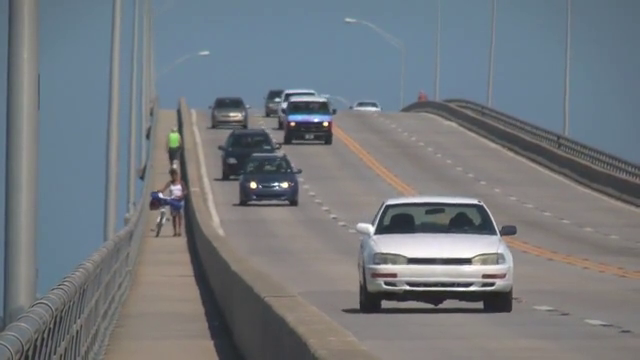
#> input picture frame 91 of Easy.mp4, 640 x 360 px
$ python new_estimateAllTranslation.py
#> lines starting #> are read from the running program, lines starting #| are printed output that depends on the picture
### new_getFeatures.py
import pdb
import cv2
import numpy as np

from skimage.feature import corner_harris, corner_shi_tomasi, peak_local_max

def getFeatures(img,bbox,use_shi=True):
    n_object = len(bbox)
    N = 0
    temp = np.empty((n_object,),dtype=np.ndarray)   # temporary storage of x,y coordinates
    for i in range(n_object):
        (xmin, ymin, boxw, boxh) = cv2.boundingRect(bbox[i,:,:].astype(int))
        roi = img[ymin:ymin+boxh,xmin:xmin+boxw]

        corners = cv2.goodFeaturesToTrack(roi,25,0.1,5)
        corners = np.int0(corners.squeeze())

        coordinates = np.zeros((corners.shape)).astype(int)
        coordinates[:,1] = corners[:,0] + xmin
        coordinates[:,0] = corners[:,1] + ymin
        temp[i] = coordinates
        if coordinates.shape[0] > N:
            N = coordinates.shape[0]

    x = np.full((N,n_object),-1)
    y = np.full((N,n_object),-1)
    for i in range(n_object):
        n_feature = temp[i].shape[0]
        x[0:n_feature,i] = temp[i][:,1]
        y[0:n_feature,i] = temp[i][:,0]
    return x,y

# [31 lines that do not run on import are left out]


### new_estimatefeatureTranslation.py
import numpy as np
import cv2


from PIL import Image
from scipy import interpolate

import pdb

WINDOW_SIZE = 25

def estimateFeatureTranslation(startX,startY,Ix,Iy,img1,img2):
    x_iter = startX
    y_iter = startY

    img1_gray = cv2.cvtColor(img1, cv2.COLOR_RGB2GRAY)
    img2_gray = cv2.cvtColor(img2, cv2.COLOR_RGB2GRAY)

    x_range = np.arange(Ix.shape[1])
    y_range = np.arange(Ix.shape[0])

    Img1_interp = interpolate.interp2d(x_range,y_range,img1_gray,kind='cubic')
    Img2_interp = interpolate.interp2d(x_range,y_range,img2_gray,kind='cubic')
    Ix_interp = interpolate.interp2d(x_range,y_range,Ix,kind='cubic')
    Iy_interp = interpolate.interp2d(x_range,y_range,Iy,kind='cubic')

    x_interp = np.arange(y_iter-12,y_iter+12)[:24]
    y_interp = np.arange(x_iter-12,x_iter+12)[:24]

    Img2_small = Img2_interp(y_interp,x_interp)
    Img1_small = Img1_interp(y_interp,x_interp)
    It_small = Img1_small-Img2_small

    I1_value = Img1_small.flatten()
    Ix_small = Ix_interp(y_interp,x_interp)
    Ix_value = Ix_small.flatten()
    Iy_small = Iy_interp(y_interp,x_interp)
    Iy_value = Iy_small.flatten()


    I = np.vstack((Ix_value,Iy_value))
    a = np.sum(np.square(Ix_value))
    b = np.sum(Ix_value*Iy_value)
    c = np.sum(np.square(Iy_value))
    A = np.array([[a,b],[b,c]])


    iteration=0
    while iteration<15:
        iteration = iteration+1
        x_interp = np.arange(y_iter-12,y_iter+12)[:24]
        y_interp = np.arange(x_iter-12,x_iter+12)[:24]
        I2_value = Img2_interp(y_interp,x_interp)
        I2_value = I2_value.flatten()

        Ip = (I2_value-I1_value).reshape((-1,1))
        b = -I.dot(Ip)
        u_v = np.linalg.inv(A).dot(b)

        x_iter += u_v[0,0]
        y_iter += u_v[1,0]

    return x_iter, y_iter

### new_estimateAllTranslation.py
import numpy as np
import cv2

from new_getFeatures import getFeatures

import pdb

from new_estimatefeatureTranslation import estimateFeatureTranslation

# from estTrans import estimateTranslation

def estimateAllTranslation(startXs,startYs,img1, img2):
    I = cv2.cvtColor(img1,cv2.COLOR_RGB2GRAY)
    I = cv2.GaussianBlur(I,(5,5),0.2)
    Iy, Ix = np.gradient(I.astype(float))

    startXs_flat = startXs.flatten()
    startYs_flat = startYs.flatten()

    newXs = -1*np.ones(startXs_flat.shape)
    newYs = -1*np.ones(startYs_flat.shape)
    for i in range(len(startXs_flat)):
        if startXs_flat[i] != -1:
            newXs[i], newYs[i] = estimateFeatureTranslation(startXs_flat[i], startYs_flat[i], Ix, Iy, img1, img2)
    newXs = np.reshape(newXs, startXs.shape)
    newYs = np.reshape(newYs, startYs.shape)

    return newXs, newYs


if __name__ == "__main__":
    cap = cv2.VideoCapture("Easy.mp4")
    ret, frame1 = cap.read()  # get first frame
#> frame1 is the input picture: shape (360, 640, 3); mean B, G, R 126.6, 121.2, 115.7
    ret, frame2 = cap.read()  # get second frame
    ret, frame2 = cap.read()  # get second frame
    ret, frame2 = cap.read()  # get second frame
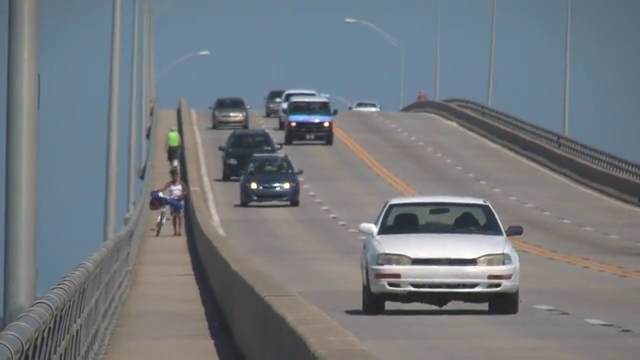
#> input picture frame 94 of Easy.mp4, 640 x 360 px
#> frame2 is the input picture: shape (360, 640, 3); mean B, G, R 126.4, 121.1, 115.5
    ret, frame2 = cap.read()  # get second frame
    ret, frame2 = cap.read()  # get second frame
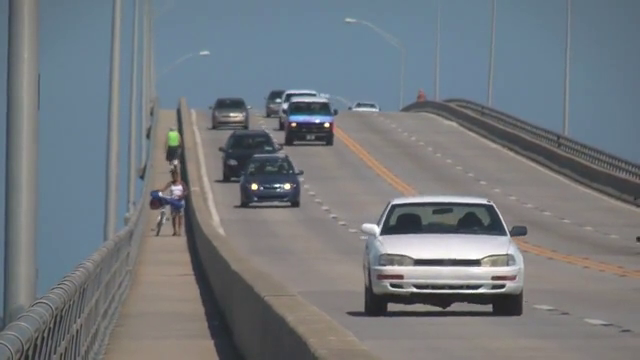
#> input picture frame 96 of Easy.mp4, 640 x 360 px
#> frame2 is the input picture: shape (360, 640, 3); mean B, G, R 126.2, 121, 115.3
    ret, frame2 = cap.read()  # get second frame
    ret, frame2 = cap.read()  # get second frame
    ret, frame2 = cap.read()  # get second frame
    ret, frame2 = cap.read()  # get second frame
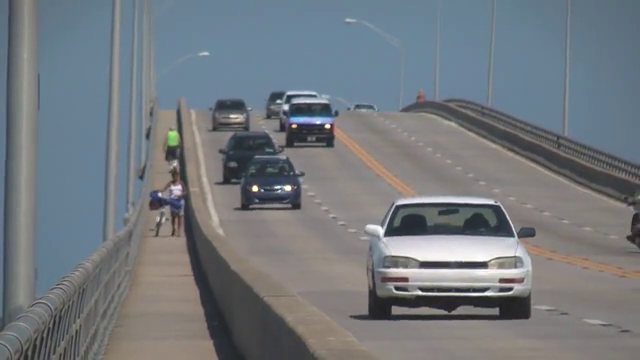
#> input picture frame 100 of Easy.mp4, 640 x 360 px
#> frame2 is the input picture: shape (360, 640, 3); mean B, G, R 126.1, 120.8, 115.1
    ret, frame2 = cap.read()  # get second frame
    ret, frame2 = cap.read()  # get second frame
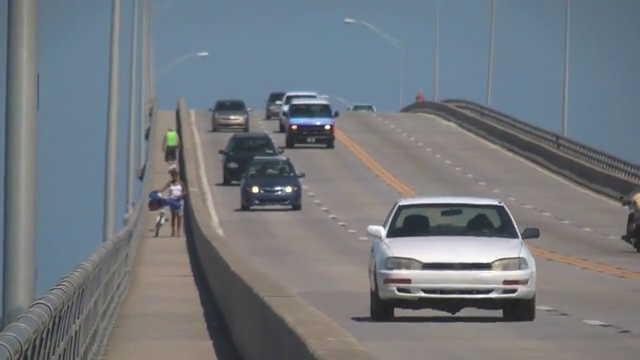
#> input picture frame 102 of Easy.mp4, 640 x 360 px
#> frame2 is the input picture: shape (360, 640, 3); mean B, G, R 126.3, 120.8, 115.1
    ret, frame2 = cap.read()  # get second frame
    ret, frame2 = cap.read()  # get second frame
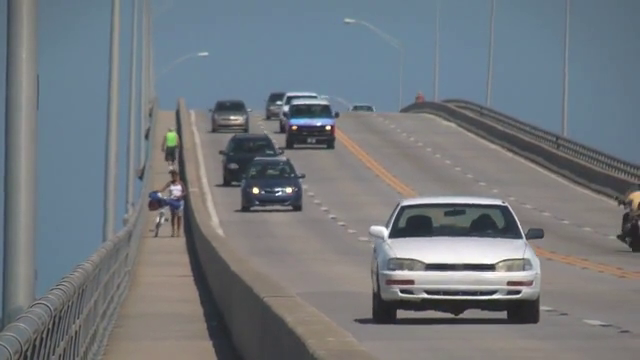
#> input picture frame 104 of Easy.mp4, 640 x 360 px
#> frame2 is the input picture: shape (360, 640, 3); mean B, G, R 126, 120.6, 114.8
    frame1_gray = cv2.cvtColor(frame1,cv2.COLOR_RGB2GRAY)
    frame2_gray = cv2.cvtColor(frame2,cv2.COLOR_RGB2GRAY)


    n_object = 1
    bbox = np.array([[[291,187],[405,187],[291,267],[405,267]]])
    startXs,startYs = getFeatures(frame1_gray,bbox)
#> after the loop in getFeatures, `for i in range(n_object):`: N = 6
#> in getFeatures, `x = np.full((N,n_object),-1)`: x = [-1, -1, -1, -1, -1, -1]
#> after the loop in getFeatures, `for i in range(n_object):`: x = [374, 373, 386, 358, 296, 384]; y = [234, 225, 205, 225, 205, 223]
#> startXs = [374, 373, 386, 358, 296, 384]; startYs = [234, 225, 205, 225, 205, 223]
    y=bbox[0][0][1]
    x=bbox[0][0][0]
    pdb.set_trace()
    img_req_1 = frame1_gray[y:bbox[0][3][1],x:bbox[0][3][0]]
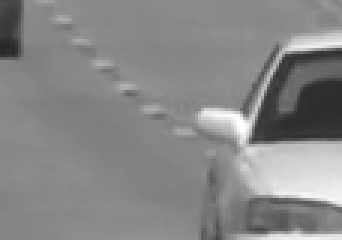
#> img_req_1: shape (80, 114) (shown 3 times larger); min 39, max 255, mean 134.9
    corners = cv2.goodFeaturesToTrack(img_req_1,25,0.1,5)
#> corners = [[83, 47], [82, 38], [95, 18], [67, 38], [5, 18], [93, 36]]
    corners = np.int0(corners.squeeze())
    trans_x = corners[:,0].copy()+bbox[0][0][0]
#> trans_x = [374, 373, 386, 358, 296, 384]
    trans_y = corners[:,1].copy()+bbox[0][0][1]
#> trans_y = [234, 225, 205, 225, 205, 223]

    newXs, newYs =  estimateAllTranslation(startXs, startYs, frame1, frame2)
#> in estimateAllTranslation, `Iy, Ix = np.gradient(I.astype(float))`:
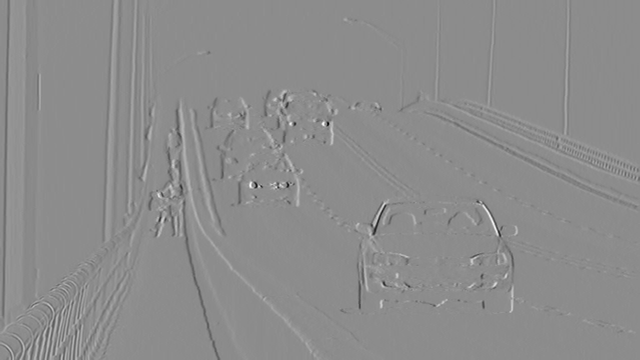
#> Ix: shape (360, 640) float64; min -96, max 78, mean 0; drawn with min black and max white
#> in estimateAllTranslation, `startXs_flat = startXs.flatten()`: startXs_flat = [374, 373, 386, 358, 296, 384]
#> in estimateAllTranslation, `startYs_flat = startYs.flatten()`: startYs_flat = [234, 225, 205, 225, 205, 223]
#> the loop in estimateAllTranslation, `for i in range(len(startXs_flat)):` made 1 pass
#> (the run stopped early here; a loop or call above may not have finished)

$ run again, starting later in the video
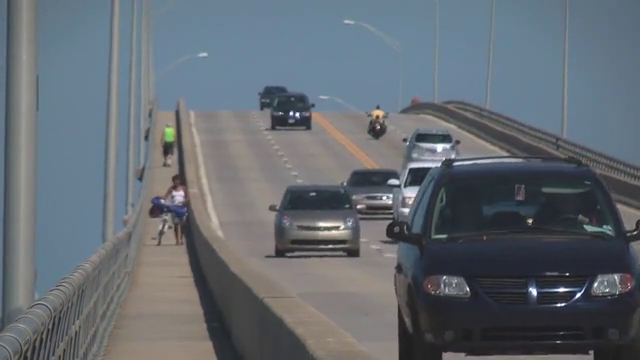
#> input picture frame 411 of Easy.mp4, 640 x 360 px
#> frame1 is the input picture: shape (360, 640, 3); mean B, G, R 113.8, 106.6, 99.3
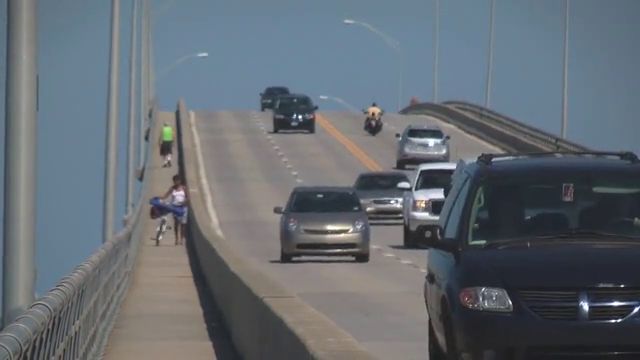
#> input picture frame 424 of Easy.mp4, 640 x 360 px
#> frame2 is the input picture: shape (360, 640, 3); mean B, G, R 114.3, 107.2, 99.9
#> after the loop in getFeatures, `for i in range(n_object):`: N = 25
#> in getFeatures, `x = np.full((N,n_object),-1)`: x = 25 values from -1 to -1
#> after the loop in getFeatures, `for i in range(n_object):`: x = 25 values, max 403 at index 11, min 297 at index 21, mean 360.9; y = 25 values, max 256 at index 18, min 188 at index 16, mean 214.2
#> startXs has the same summary as x in getFeatures; startYs has the same summary as y in getFeatures
#> `corners = cv2.goodFeaturesToTrack(img_req_1,25,0.1,5)`: corners = 25 rows, first 8: [66, 20], [48, 39], [100, 8], [90, 12], [100, 15], [96, 11], [24, 6], [101, 33]
#> `corners = np.int0(corners.squeeze())`: corners = 25 pairs, first value 6 to 111, second value 6 to 69
#> trans_x = 25 values, max 402 at index 16, min 297 at index 20, mean 359.4
#> trans_y = 25 values, max 256 at index 17, min 193 at index 6, mean 214.5
#> in estimateAllTranslation, `Iy, Ix = np.gradient(I.astype(float))`:
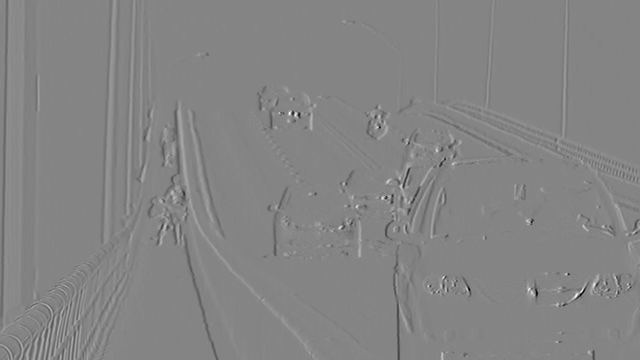
#> Ix: shape (360, 640) float64; min -102, max 94, mean 0; drawn with min black and max white
#> startXs_flat has the same summary as x in getFeatures
#> startYs_flat has the same summary as y in getFeatures
#> the loop in estimateAllTranslation, `for i in range(len(startXs_flat)):` made 1 pass

$ run again, starting later in the video
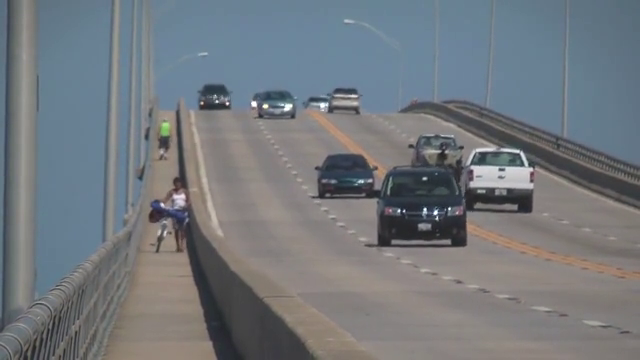
#> input picture frame 731 of Easy.mp4, 640 x 360 px
#> frame1 is the input picture: shape (360, 640, 3); mean B, G, R 125.5, 120.3, 115.1
#> after the loop in getFeatures, `for i in range(n_object):`: N = 11
#> in getFeatures, `x = np.full((N,n_object),-1)`: x = [-1, -1, -1, -1, -1, -1, -1, -1, -1, -1, -1]
#> after the loop in getFeatures, `for i in range(n_object):`: x = [403, 390, 388, 325, 364, 392, 330, 319, 376, 378, 364]; y = [211, 210, 194, 195, 194, 243, 195, 196, 243, 200, 245]
#> startXs has the same summary as x in getFeatures; startYs has the same summary as y in getFeatures
#> `img_req_1 = frame1_gray[y:bbox[0][3][1],x:bbox[0][3][0]]`:
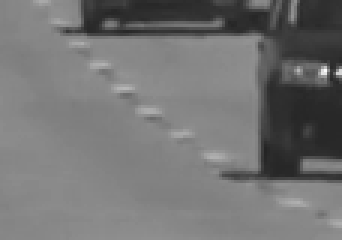
#> img_req_1: shape (80, 114) (shown 3 times larger); min 36, max 252, mean 115.4
#> corners = [[108, 22], [99, 23], [97, 7], [34, 8], [73, 7], [101, 56], [39, 8], [28, 9]]
#> trans_x = [399, 390, 388, 325, 364, 392, 330, 319]
#> trans_y = [209, 210, 194, 195, 194, 243, 195, 196]
#> in estimateAllTranslation, `Iy, Ix = np.gradient(I.astype(float))`:
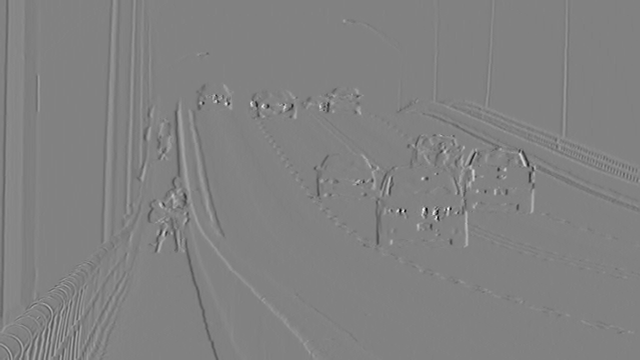
#> Ix: shape (360, 640) float64; min -100, max 96.5, mean 0; drawn with min black and max white
#> startXs_flat has the same summary as x in getFeatures
#> startYs_flat has the same summary as y in getFeatures
#> the loop in estimateAllTranslation, `for i in range(len(startXs_flat)):` made 1 pass
